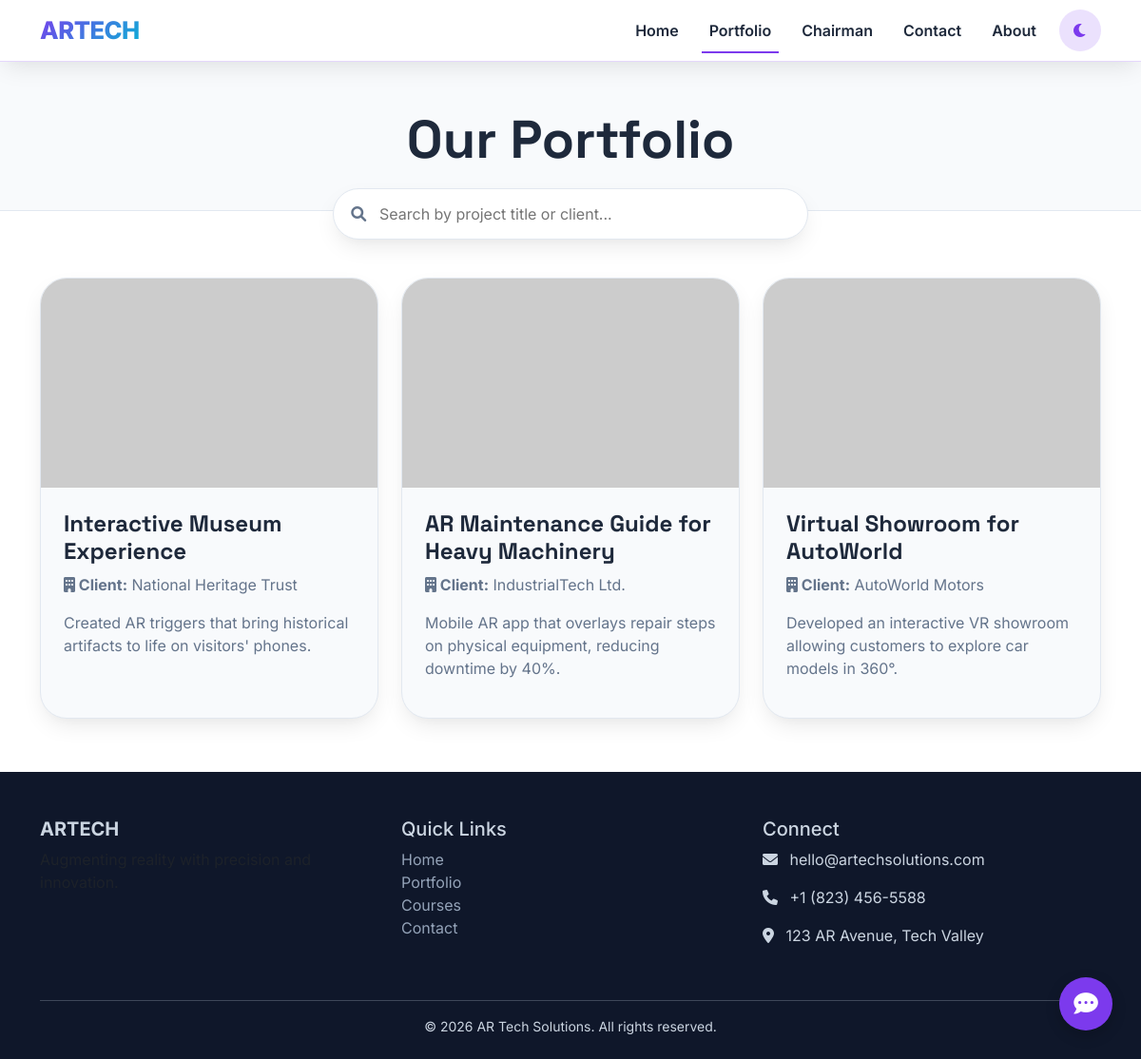
Screenshot of /portfolio.php with the database file from the repository.
### tables this page shows
CREATE TABLE `portfolios` (
  `id` int(11) NOT NULL,
  `title` varchar(255) NOT NULL,
  `client` varchar(255) DEFAULT NULL,
  `description` text NOT NULL,
  `image_url` varchar(500) NOT NULL,
  `featured` tinyint(1) DEFAULT 0,
  `created_at` timestamp NOT NULL DEFAULT current_timestamp()
);

### portfolio.php (the view, shortened to what this page needs)
<?php
require_once 'config.php';
$portfolioItems = $pdo->query("SELECT * FROM portfolios ORDER BY id DESC")->fetchAll();
?>
<!DOCTYPE html>
<html lang="en">
<head>
    <link href="https://cdn.jsdelivr.net/npm/bootstrap@5.3.0-alpha1/dist/css/bootstrap.min.css" rel="stylesheet">
    <link rel="stylesheet" href="https://cdnjs.cloudflare.com/ajax/libs/font-awesome/6.0.0-beta3/css/all.min.css">
</head>
<body>
<nav class="navbar navbar-expand-lg glass-nav" id="mainNavbar">
    <div class="container">
        <a class="navbar-brand" href="index.php">ARTECH</a>
        <div class="collapse navbar-collapse" id="navbarNav">
            <ul class="navbar-nav ms-auto">
                <li class="nav-item"><a class="nav-link" href="index.php">Home</a></li>
                <li class="nav-item"><a class="nav-link active" href="portfolio.php">Portfolio</a></li>
                <li class="nav-item"><a class="nav-link" href="chairman-speech.php">Chairman</a></li>
                <li class="nav-item"><a class="nav-link" href="contact.php">Contact</a></li>
                <li class="nav-item"><a class="nav-link" href="about.php">About</a></li>
            </ul>
            <button id="darkModeToggle" class="dark-toggle ms-2"><i class="fas fa-moon"></i></button>
        </div>
    </div>
</nav>
<main>
    <section class="page-hero">
        <div class="container">
            <h1 class="display-4 fw-bold">Our Portfolio</h1>
        </div>
    </section>
    <div class="search-container">
        <i class="fas fa-search search-icon"></i>
        <input type="text" id="searchInput" class="search-input" placeholder="Search by project title or client...">
    </div>
    <section class="py-2">
        <div class="container">
            <div class="row g-4" id="portfolioGrid">
                <?php if(count($portfolioItems) > 0): ?>
                    <?php foreach($portfolioItems as $item): ?>
                    <div class="col-6 col-md-6 col-lg-4 portfolio-col" data-title="<?php echo strtolower(htmlspecialchars($item['title'])); ?>" data-client="<?php echo strtolower(htmlspecialchars($item['client'])); ?>">
                        <div class="portfolio-card h-100">
                            <div class="portfolio-img" style="background-image: url('<?php echo htmlspecialchars($item['image_url']); ?>');"></div>
                            <div class="p-4">
                                <h3 class="fs-4"><?php echo htmlspecialchars($item['title']); ?></h3>
                                <p class="text-muted-custom"><strong><i class="fas fa-building"></i> Client:</strong> <?php echo htmlspecialchars($item['client']); ?></p>
                                <p class="text-muted-custom"><?php echo nl2br(htmlspecialchars($item['description'])); ?></p>
                            </div>
                        </div>
                    </div>
                    <?php endforeach; ?>
                <?php endif; ?>
            </div>
        </div>
    </section>
</main>
<footer>
    <div class="container">
        <div class="row">
            <div class="col-md-4 mb-4">
                <h5 class="fw-bold">ARTECH</h5>
                <p class="text-muted">Augmenting reality with precision and innovation.</p>
            </div>
            <div class="col-md-4 mb-4">
                <h5>Quick Links</h5>
                <ul class="list-unstyled">
                    <li><a href="index.php">Home</a></li>
                    <li><a href="portfolio.php">Portfolio</a></li>
                    <li><a href="courses.php">Courses</a></li>
                    <li><a href="contact.php">Contact</a></li>
                </ul>
            </div>
            <div class="col-md-4 mb-4">
                <h5>Connect</h5>
                <p><i class="fas fa-envelope me-2"></i> hello@artechsolutions.com</p>
                <p><i class="fas fa-phone me-2"></i> +1 (823) 456-5588</p>
                <p><i class="fas fa-map-marker-alt me-2"></i> 123 AR Avenue, Tech Valley</p>
            </div>
        </div>
        <hr class="opacity-25">
        <div class="text-center small">&copy; <?php echo date('Y'); ?> AR Tech Solutions. All rights reserved.</div>
    </div>
</footer>
<div class="floating-msg" id="floatingMsg">
    <i class="fas fa-comment-dots"></i>
</div>
</body>
</html>

### portfolio.php (style rules this page uses)
:root { --primary: #7c3aed; --primary-dark: #5b21b6; --primary-light: #a78bfa; --secondary: #06b6d4; --accent: #f43f5e; --bg-light: #ffffff; --bg-dark: #0f0f12; --surface-light: #f8fafc; --surface-dark: #1e1e2a; --text-light: #1e293b; --text-dark: #e2e8f0; --text-muted-light: #64748b; --text-muted-dark: #94a3b8; --border-light: #e2e8f0; --border-dark: #2d3a4e; --shadow: 0 10px 25px -5px rgba(0, 0, 0, 0.1), 0 8px 10px -6px rgba(0, 0, 0, 0.02); }
body { font-family: 'Inter', sans-serif; background: var(--bg-light); color: var(--text-light); transition: background 0.3s ease, color 0.2s ease; overflow-x: hidden; }
* { transition: background-color 0.2s ease, border-color 0.2s ease, color 0.2s ease; }
h1, h2, h3, h4, .brand { font-family: 'Space Grotesk', sans-serif; font-weight: 700; }
.glass-nav { position: relative; top: 0; left: 0; width: 100%; z-index: 1030; background: rgba(255, 255, 255, 0.85); backdrop-filter: blur(12px); border-bottom: 1px solid rgba(124, 58, 237, 0.2); box-shadow: var(--shadow); transition: all 0.3s; padding: 0.5rem 1rem; }
.navbar-brand { font-size: 1.6rem; font-weight: 800; background: linear-gradient(135deg, var(--primary), var(--secondary)); -webkit-background-clip: text; background-clip: text; color: transparent; letter-spacing: -0.5px; }
.nav-link { font-weight: 600; color: var(--text-light) !important; margin: 0 0.5rem; position: relative; }
.nav-link::after { content: ''; position: absolute; bottom: -4px; left: 0; width: 0; height: 2px; background: var(--primary); transition: 0.3s; }
.nav-link:hover::after, .nav-link.active::after { width: 100%; }
.dark-toggle { background: rgba(124, 58, 237, 0.15); border: none; border-radius: 40px; width: 44px; height: 44px; color: var(--primary); transition: 0.2s; margin-left: 0.5rem; }
.page-hero { background: var(--surface-light); padding: 3rem 0 2rem; text-align: center; border-bottom: 1px solid var(--border-light); }
.search-container { max-width: 500px; margin: -1.5rem auto 2rem auto; position: relative; z-index: 10; }
.search-input { width: 100%; padding: 0.9rem 1.2rem 0.9rem 3rem; border-radius: 60px; border: 1px solid var(--border-light); background: var(--bg-light); color: var(--text-light); font-size: 1rem; box-shadow: var(--shadow); transition: all 0.3s; }
.search-icon { position: absolute; left: 1.2rem; top: 50%; transform: translateY(-50%); color: var(--text-muted-light); }
.portfolio-card { background: var(--surface-light); border-radius: 28px; border: 1px solid var(--border-light); transition: all 0.3s; overflow: hidden; height: 100%; box-shadow: var(--shadow); }
.portfolio-img { height: 220px; background-size: cover; background-position: center; }
footer { background: #0f172a; color: #cbd5e1; padding: 3rem 0 1.5rem; margin-top: 3rem; }
footer a { color: #94a3b8; text-decoration: none; }
.floating-msg { position: fixed; bottom: 30px; right: 30px; background: var(--primary); width: 56px; height: 56px; border-radius: 30px; display: flex; align-items: center; justify-content: center; cursor: pointer; z-index: 99; box-shadow: 0 5px 15px rgba(0,0,0,0.2); transition: 0.2s; color: white; font-size: 1.6rem; }
.text-muted-custom { color: var(--text-muted-light); }

### rows the page displays
portfolios: title "Interactive Museum Experience", client "National Heritage Trust", description "Created AR triggers that bring historical artifacts to life on visitors' phones."
portfolios: title "AR Maintenance Guide for Heavy Machinery", client "IndustrialTech Ltd.", description "Mobile AR app that overlays repair steps on physical equipment, reducing downtime by 40%."
portfolios: title "Virtual Showroom for AutoWorld", client "AutoWorld Motors", description "Developed an interactive VR showroom allowing customers to explore car models in 360°."
